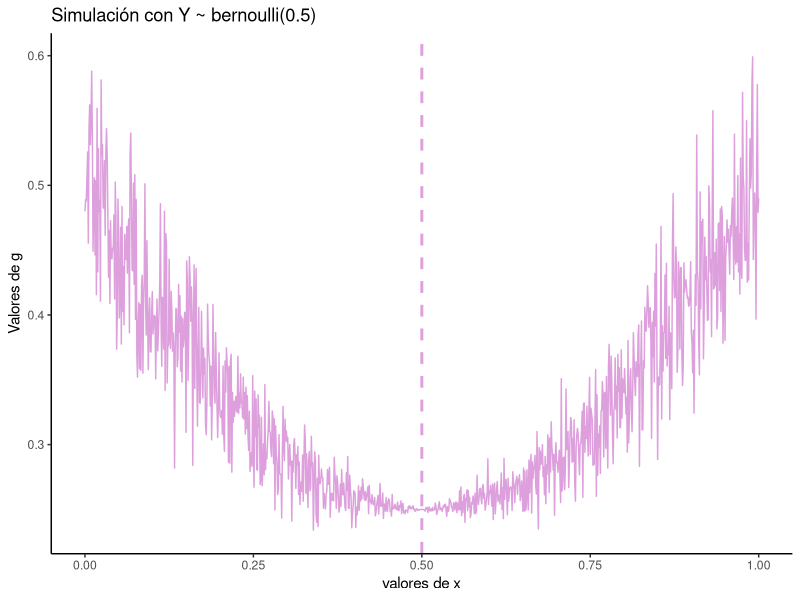
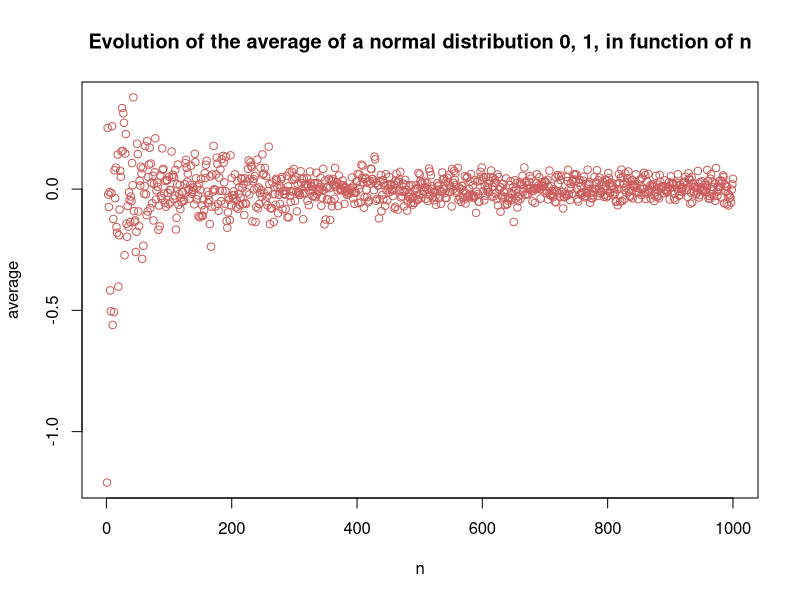
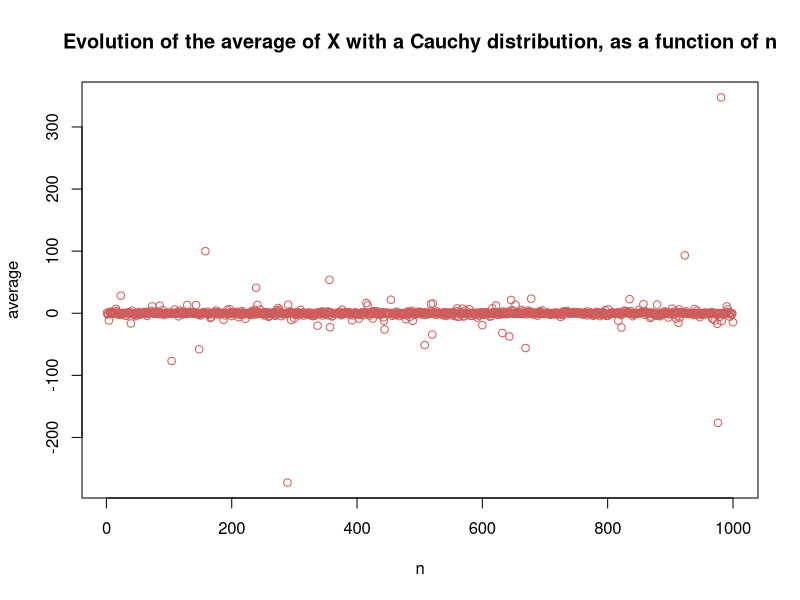
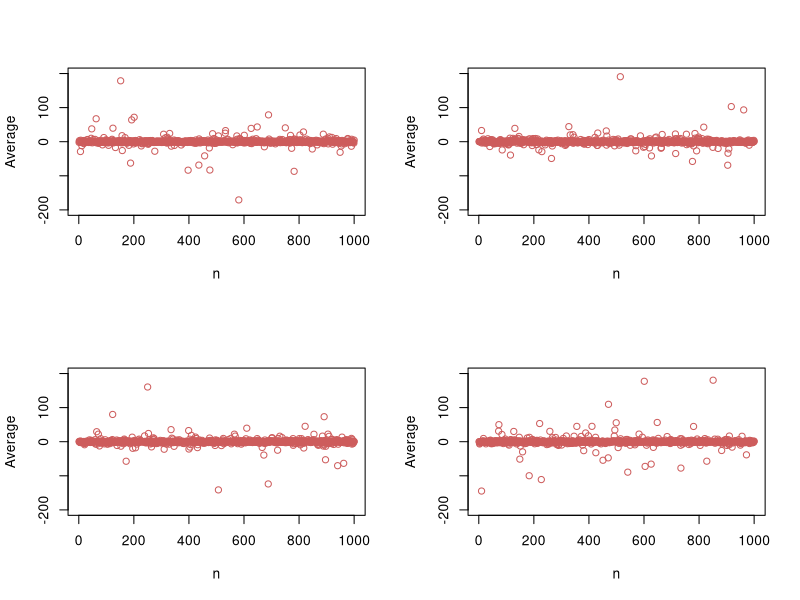
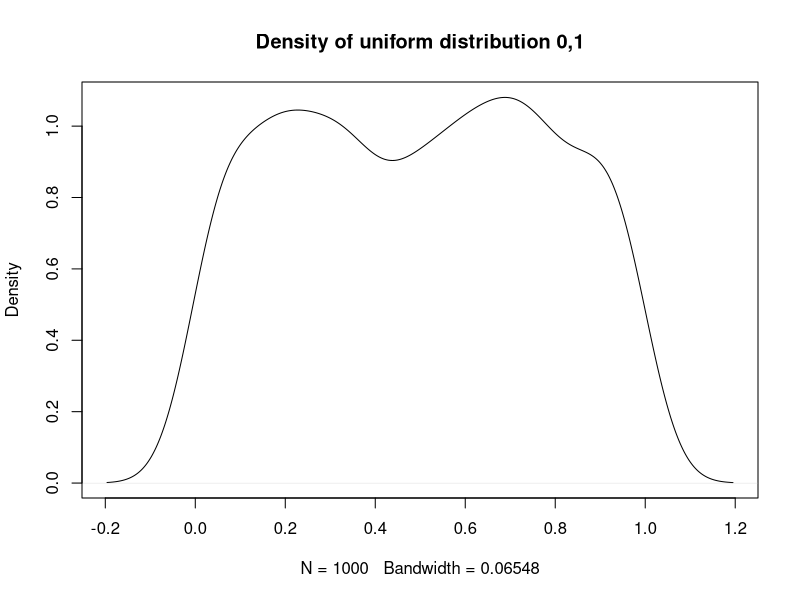
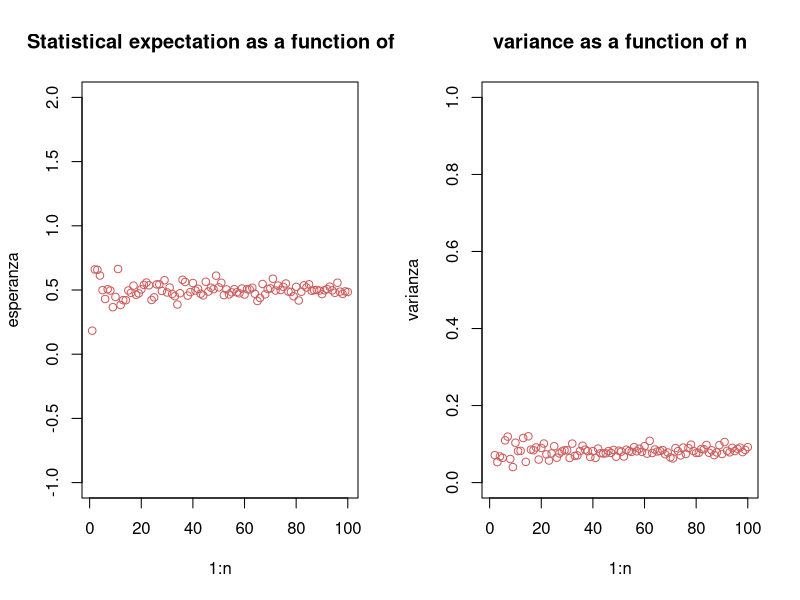
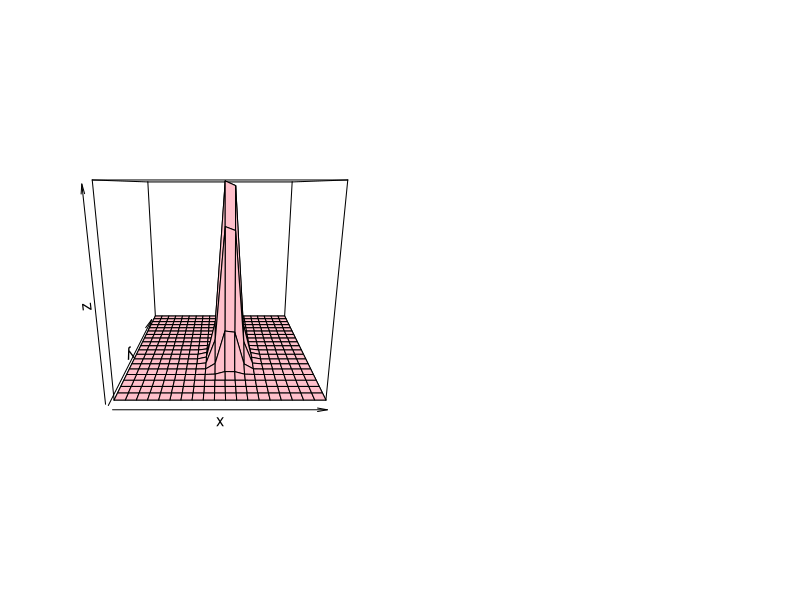

Write R code to recreate these figures, in order.
# Libraries 


library(ggplot2)

#### PRACTICA 1
# PUNTO 3
# Build a simulation of a distribution with a knowed expected value that: 
# Given a random variable Y with a expected value \mu, consider the function g(x) = E((Y - x)^2)
# Show that the function g reaches its minimum value when  x = \mu and it's minimum is  V(Y)

# Y follows a Bernoulli distribution with parameters p = 0.5 ( which is a binomial distribution with n = 1) 

punto3 <- function(x, proba){
  # ------ Function proba3 -------
  # Objetive: 
  #   It replicates an empirical E((Y - x)^2) by
  #   generating 100 times a random sample of a Bernouille distribution,
  #   substracting a given observation, taking the squared of that and applying the mean. 
  # 
  # Inputs of the function:
  #   x: numeric vector
  #     a sequence of values (x)
  #   proba: float
  #     a decimal number  between 0 and 1, a probability.
  # Return:
  #   g: numeric vector
  #     a numeric vector with the mathematical expectation of each value in de given x.
  #     It's the result of g(x) for each x

    
    g <- c()
    for(i in 1:length(x)){
    g[i] <- mean(replicate(100, ((rbinom(1, 1, proba) - x[i])^2)))
    }
    return(g)
  }
 
# Dataframe based on the function punto3. x is a numeric vector with a sequence from 0 to 1 by 0.001.
df <- data.frame(xvalue = seq(0, 1, 0.001), gvalues = punto3(seq(0, 1, 0.001), 0.5))

# Plot
ggplot(df, aes(x = xvalue, y = gvalues)) + geom_line(colour = "plum")+ geom_vline(aes(xintercept = 0.5), color = "plum", linetype = "dashed", size = 1)+
labs(x = "valores de x", y = "Valores de g", title = "Simulación con Y ~ bernoulli(0.5)") + 
theme_classic()




# Variance 
var(replicate(100, rbinom(1, 1, 0.5)))

min(df$gvalues)




# EJERCICIO 4: The St. Petersburg paradox 
# A person flips a fair coin, independently, until heads appear for the first time.
# If heads appears on the n-th toss, the person wins 2n pesos.
# Let X be the person's winnings. This problem is known as the St. Petersburg paradox.
# Simulate to show that the expected profit is infinit.
n <- 1050
Esperanza <- c()
for (i in 0:n){
Esperanza[i] <- dgeom(i, 0.5) * (2^i)
print(Esperanza[i])
}

View(Esperanza)

sum(Esperanza, na.rm=TRUE)


# EJERCICIO 6 : Xn ~ N(0,1) for all n=1,2,..
# \overline{x}= sum(X)/n
# Plot \overline{n} as function of n, from 1 to 1000. 


average_dist_sample <- function(distribution, n){
# Objetive: 
#   It generates a random sample of n size that follows a given distribution 
# Inputs of the function:
#   distribution: string
#     Name of the distribution. Values allowed {"normal", "cauchy"}
#   n: a vector of int
#     a vector of int that indicates the size of a sample 
# Return:
#   media: numeric vector
#     a numeric vector with the averages of samples of size from 1 to n.
  average_sample <- c()
  for (i in n){
    if (distribution == "normal") {
      distr = rnorm(i, mean = 0, sd = 1)  
    }else {
      distr = rcauchy(i)
    }
    
    average_sample[i] <- mean(distr)
    
  }
  return(average_sample)
}

# vector of samples size
numero <-1:1000
# plot normal
plot(numero, average_dist_sample("normal", numero), main = "Evolution of the average of a normal distribution 0, 1, in function of n", col ="indianred",xlab = "n", ylab = "average")
cat("More dispersion is observed when the sample size n is smaller, and then it becomes more accurate and centers around the true mean of 0 as n increases.")

# plot cauchy
plot(numero, average_dist_sample("cauchy", numero), main = "Evolution of the average of X with a Cauchy distribution, as a function of n", col = "indianred", xlab = "n", ylab = "average")
cat("It is observed that as the sample size increases, it does not converge.")

# We iterate the simulation and it's graph several times  


par(mfrow = c(2, 2))
for (i in 1:4){
  plot(numero, average_dist_sample("cauchy", numero), xlab = "n", ylab = "Average", ylim = c(-200,200), col = 'indianred')
  }
cat("After many iteration we can observed that every graph is different")
cat("This is in line with the Cauchy distribution and its heavy tails. Extreme values are more frequent in this distribution, and they can heavily impact the mean due to the sensitivity to these extreme values.")

### EJERCICIO 7: 
# Let X1, . . . , Xn ∼ Unif(0, 1).
# Plot density fx.
par(mfrow = c(1, 1))
plot(density(runif(1000, 0, 1)), type = "l", main = "Density of uniform distribution 0,1")

# Calculate E(Xn) and V(Xn). Graph both quantities as functions of n.
ev <- function(n){
  # Objetive of the function:
  #   Calculate an empirical Expected value and Variance of n size of an uniform distribution . And plot it. 
  # Input:
  #   n: int 
  #     The size of the sample
  # Return:
  #   plot
  
  esperanza <- c()
  varianza <- c()
  for (i in 1:n){
    a<-replicate(i, runif(1, 0, 1))
    esperanza[i] <- mean(replicate(i, a))
    varianza[i] <- var(a)
    }
    
par(mfrow = c(1, 2))
plot(1:n, esperanza, main = "Statistical expectation as a function of n",col = "indianred",ylim = c(-1, 2))
plot(1:n, varianza, main = "variance as a function of n", col =  "indianred", ylim = c(0, 1))
    
  }
ev(100)

# Simulate the distribution of Xn with R for n = 1, 5, 25, 100. 
# Verify that the simulated values of E(Xn) and V(Xn) are consistent with the theoretical values found in the previous section. 
# What happens to the (sample) distribution of Xn as n increases?"

eyv <- function(n){
  # Objetive of the function: 
  #   Calculate mean and variance for an uniform distribution 
  # Inputs:   
  #   n: list of integers 
  
  num <- n 
  esperanza <- c()
  varianza <- c()
  media <- c()
  fila <- 1
  for (i in n){
    media[fila] <- mean(replicate(i, runif(1, 0, 1)))
    esperanza[fila] <- mean(replicate(100, mean(replicate(i, runif(1, 0, 1)))))
    varianza[fila] <- var(replicate(100, mean(replicate(i, runif(1, 0, 1)))))
    fila<- fila+1
    }
  cat("The mean with n ", num, ", is", media, ". \n The expected value with ", num, ", is", esperanza, ". \n The variance for ", num, ", is", varianza, ".")
  }
eyv(c(1, 5, 25, 100))


###### EJERCICIO 8:
# A deck of n cards labeled from 1 to n is shuffled. 
# If the position of a card after shuffling matches the card's label,
# we say there's a coincidence.
# Let X be the total number of coincidences 

coincidencias <- function(cant_cartas){
  # Objetive of the function: 
  #   Replicate 1000 times the process of shuffling n cards and check if the label of the card matches it's position. 
  # Input:
  #   n: int
  #     Quantity of cards
  # Return:
  #   a: list 
  #     list of cards resulting of every iteration
  n <- cant_cartas
  a <- mean(replicate(1000, { df <- cbind(sample(1:n), 1:n)
        any(df[, 1] == df[, 2]) 
        print(df)
        }))
  return(a)
  }





  mu <- 10
  sigma <- 2

  n <- 1e2

  muestra <- rnorm(n=n, mean=mu, sd=sigma)

  f <- function(x, y){
    prod(dnorm(muestra, mean=x, sd=y))
  }

  f <- Vectorize(f)

  x <- seq(mu-sigma,mu+sigma,length=20)
  y <- seq(1,3,length=20)

  z <- outer(x, y, f)

  persp(x, y, z, col="pink")


  f <- function(x){
    p <- x[1]
    lambda <- x[2]
    - ( 6*log(p + (1-p)*exp(-lambda)) + 4*(log(1-p) - lambda) + 50*log(lambda) )
  }

  mv <- optim(c(0.5,10), f)$par
  mv
